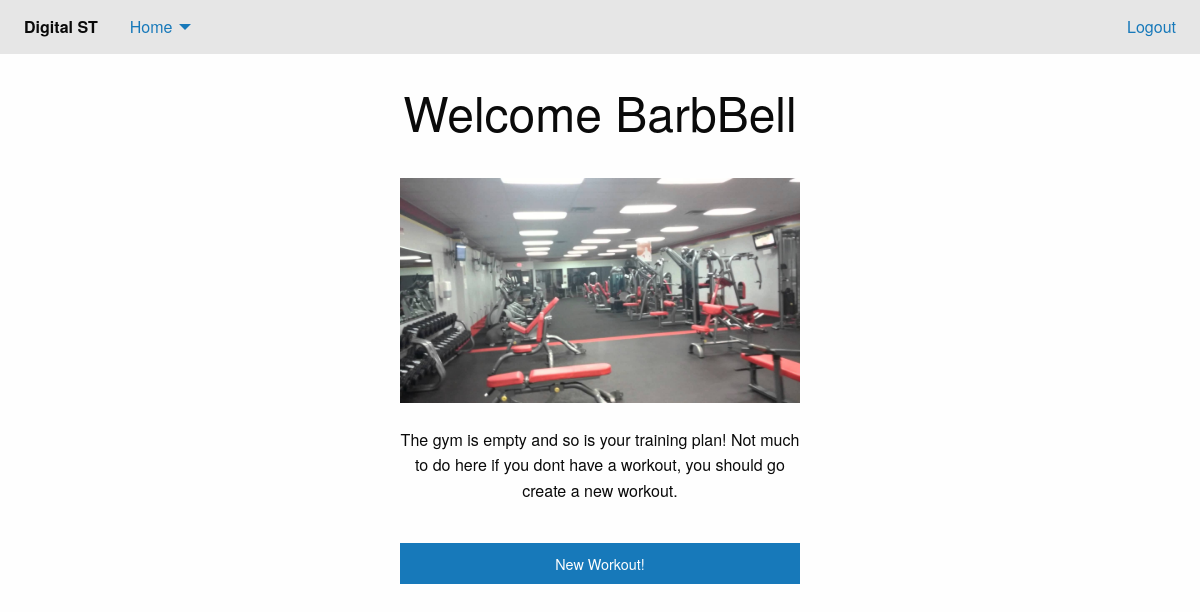
/home/ (signed in), run on an earlier commit of the app's database.
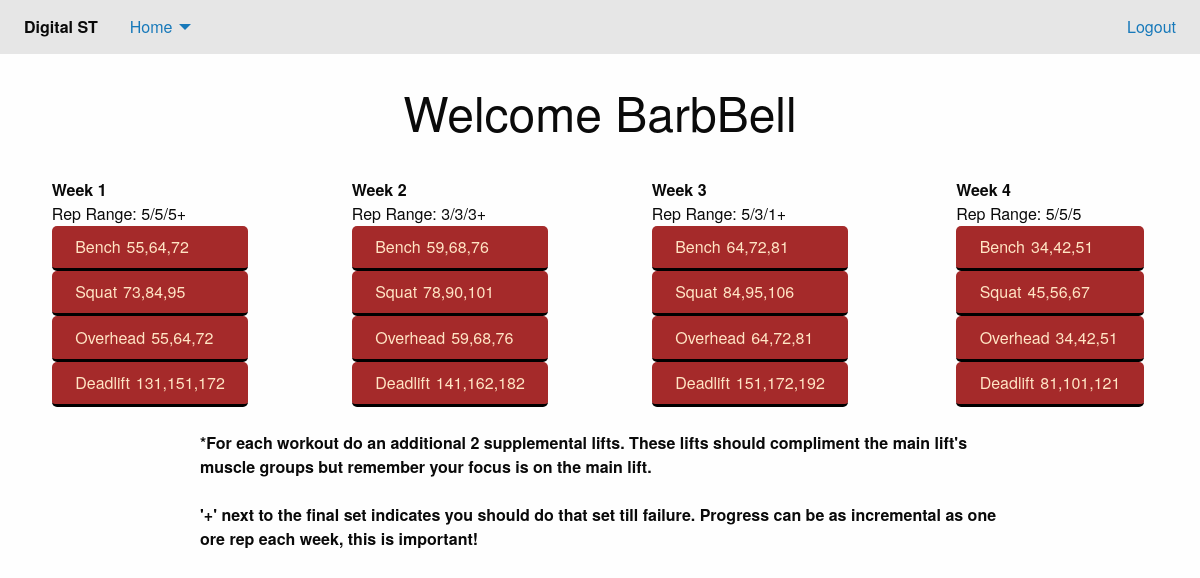
And on a later commit of the database.
### strength_trainer/models.py (models this page shows, shortened)
class WorkoutWeek(models.Model):
    length = 250
    name = models.CharField(max_length=length)
    prettyName = models.CharField(max_length=length)
    reps = models.CharField(max_length=length)
    bench = models.CharField(max_length=length)
    bench_done = models.BooleanField(default=False)
    squat = models.CharField(max_length=length)
    squat_done = models.BooleanField(default=False)
    deadlift = models.CharField(max_length=length)
    deadlift_done = models.BooleanField(default=False)
    overhead = models.CharField(max_length=length)
    overhead_done = models.BooleanField(default=False)
    associated_workout = models.ForeignKey(
        NewWorkout,
        on_delete=models.CASCADE
    )

### strength_trainer/views.py (the view, shortened to what this page needs)
# urls.py: path('home/', views.home),
@login_required(login_url="/")
def home(request):
    if request.method == "GET":
        cur_user = request.user
        has_workout = NewWorkout.objects.filter(user_id=cur_user.id).count()
        if has_workout == 0:
            context = {
                "user": request.user.username,
                "hasWorkout": False,
                "message": "The gym is empty and so is your training plan! Not much to do here if you dont have a workout, you should go create a new workout."
            }
            return render(request, "home.html", context)
        workout_dict = {}
        workout_dict['workout_weeks'] = []
        user_workout = NewWorkout.objects.get(user_id=cur_user.id)
        user_workout_weeks = WorkoutWeek.objects.filter(associated_workout=user_workout.id)
        for week in user_workout_weeks:
            workout_dict['workout_weeks'] += [{
                "name": week.name,
                "pretty_name": week.prettyName,
                "reps": week.reps,
                "bench": week.bench,
                "bench_done": week.bench_done,
                "squat": week.squat,
                "squat_done": week.squat_done,
                "deadlift": week.deadlift,
                "deadlift_done": week.deadlift_done,
                "overhead": week.overhead,
                "overhead_done": week.overhead_done,
            }]
        context = {
            "user": request.user.username,
            "hasWorkout": True,
            "workoutWeeks": workout_dict['workout_weeks'],
        }
        print(context)
        return render(request, "home.html", context)

### strength_trainer/templates/home.html (shortened to what this page needs)
{% extends "base.html" %}
{% load static %}
{% block css %}
<link rel="stylesheet" href="{% static "css/home.css" %}">
{% endblock css %}
{% block body %}
    <div class="grid-container">
        <div class="grid-x grid-padding-x">
            <div class="large-12 medium-12 small-12">&nbsp;</div>
            <div class='text-center large-12 medium-12 small-12'>
                <h1>Welcome {{ user }} </h1>
            </div>
            {% if hasWorkout == False%}
            <div class="large-12 medium-12 small-12">&nbsp;</div>
            <div class="text-center large-4 medium-2 small-12 large-offset-4 medium-offset-3">
                <img src="{% static "images/empty_gym.jpg" %}" alt="empty_gym" />
            </div>
            <div class="large-12 medium-12 small-12">&nbsp;</div>
            <div class="text-center large-4 medium-2 small-12 large-offset-4 medium-offset-3">
                <p>
                    {{ message }}
                </p>
            </div>
            <div class="large-12 medium-12 small-12">&nbsp;</div>
            <div class="text-center large-4 medium-2 small-12 large-offset-4 medium-offset-3">
                    <a href="/new_workout/" class="button expanded">New Workout!</a>
            </div>
            {% endif %}
            {% if hasWorkout %}
            <div class="large-12 medium-12 small-12">&nbsp;</div>
            {% for week in workoutWeeks %}
            <div class="large-3 medium-6 small-12">
                <div class="grid-y" style="height: 30%;">
                    <div class="grid-container">
                    <div class="large-12">
                        <strong>{{ week.pretty_name }}</strong>
                        Rep Range: {{week.reps}}
                    </div>
                        {% if week.bench_done %}
                        <div class="large-12 workout-divs done">
                            <div class="grid-container">
                                <p class="large-4 medium-3 small-3 workout-cell left-cell">Bench</p>
                                <p class="large-4 medium-3 small-3 workout-cell center-cell">{{ week.bench }}</p>
                            </div>
                        </div>
                        {% endif %}
                        {% if week.squat_done %}
                        <div class="large-12 workout-divs done">
                            <div class="grid-container">
                                <p class="large-4 medium-4 small-4 workout-cell left-cell">Squat</p>
                                <p class="large-4 medium-4 small-4 workout-cell center-cell">{{ week.squat }}</p>
                            </div>
                        </div>
                        {% endif %}
                        {% if week.overhead_done %}
                        <div class="large-12 workout-divs done">
                            <div class="grid-container">
                                <p class="large-4 medium-4 small-4 workout-cell left-cell">Overhead</p>
                                <p class="large-4 medium-4 small-4 workout-cell center-cell">{{ week.overhead }}</p>
                            </div>
                        </div>
                        {% endif %}
                        {% if week.deadlift_done %}
                        <div class="large-12 workout-divs done">
                            <div class="grid-container">
                                <p class="large-4 medium-4 small-4 workout-cell left-cell">Deadlift</p>
                                <p class="large-4 medium-4 small-4 workout-cell center-cell">{{ week.deadlift }}</p>
                            </div>
                        </div>
                        {% endif %}
                    </div>
                </div>
            </div>
            {% endfor %}
            <div class="large-12 medium-12 small-12">&nbsp;</div>
            <div class="large-8 medium -8 small-12 large-offset-2">
                <strong>*For each workout do an additional 2 supplemental lifts. These lifts should compliment the main lift's
                        muscle groups but remember your focus is on the main lift. <br><br><strong>'+' </strong>next to the final set
                        indicates you should do that set till failure. Progress can be as incremental as one ore rep
                        each week, this is important!
                </strong>
            </div>
            {% endif %}
        </div>
    </div>
{% endblock %}

### strength_trainer/templates/base.html (shortened to what this page needs)
<!doctype html>
<html class="no-js" lang="en" dir="ltr">
  <head>
    {% load static %}
    <link rel="stylesheet" href="{% static "css/foundation.css" %}">
    <link rel="stylesheet" href="{% static "css/app.css" %}">
    <link rel="stylesheet" href="{% static "css/base.css" %}">
    {% block css %}
    {% endblock css %}
  </head>
  <body>
      {% if request.user.is_authenticated %}
      <div class="top-bar" id="responsive-menu">
          <div class="top-bar-left">
            <ul class="dropdown menu" data-dropdown-menu>
              <li class="menu-text hide-for-small-only">Digital ST</li>
              <li>
                <a href="/home/">Home</a>
              </li>
            </ul>
          </div>
          <div class="top-bar-right hide-for-small-only">
            <ul class="menu">
              <li><a href="/logout/">Logout</a></li>
            </ul>
          </div>
    </div>
    {% endif %}
    {% block body %}
    {% endblock %}
  </body>
</html>

### strength_trainer/static/css/home.css (style rules this page uses)
.workout-divs { background-color: rgb(42, 71, 165); border-bottom: 3px solid black; border-radius: 5px; padding: .7vw; }
.done { background-color: rgb(165, 42, 42); }
.workout-divs p { display: inline-block; color: bisque; }
.workout-cell { padding: 0px; margin: 0px; }
.center-cell { padding-left: .5vw; text-align: right; }
.left-cell { text-align: left; float: left; }

What changed in the data, as far as the page shows it:
added WorkoutWeek: pretty_name "Week 1", reps "5/5/5+", bench "55,64,72", squat "73,84,95", overhead "55,64,72", deadlift "131,151,172"
added WorkoutWeek: pretty_name "Week 2", reps "3/3/3+", bench "59,68,76", squat "78,90,101", overhead "59,68,76", deadlift "141,162,182"
added WorkoutWeek: pretty_name "Week 3", reps "5/3/1+", bench "64,72,81", squat "84,95,106", overhead "64,72,81", deadlift "151,172,192"
added WorkoutWeek: pretty_name "Week 4", reps "5/5/5", bench "34,42,51", squat "45,56,67", overhead "34,42,51", deadlift "81,101,121"
Also different on the page:
{{ message }}: "The gym is empty and so is your training plan! Not much to do here if you dont have a workout, you should go create a new workout." → (not shown)
new list line: "Rep Range: Bench Squat Overhead Deadlift"
text no longer shown: "New Workout!"
text now shown: "*For each workout do an additional 2 supplemental lifts. These lifts should compliment the main lift's muscle groups but remember your focus is on the main lift. '+' next to the final set indicates you should do that set till failure. Progress can be as incremental as one ore rep each week, this is important!"
